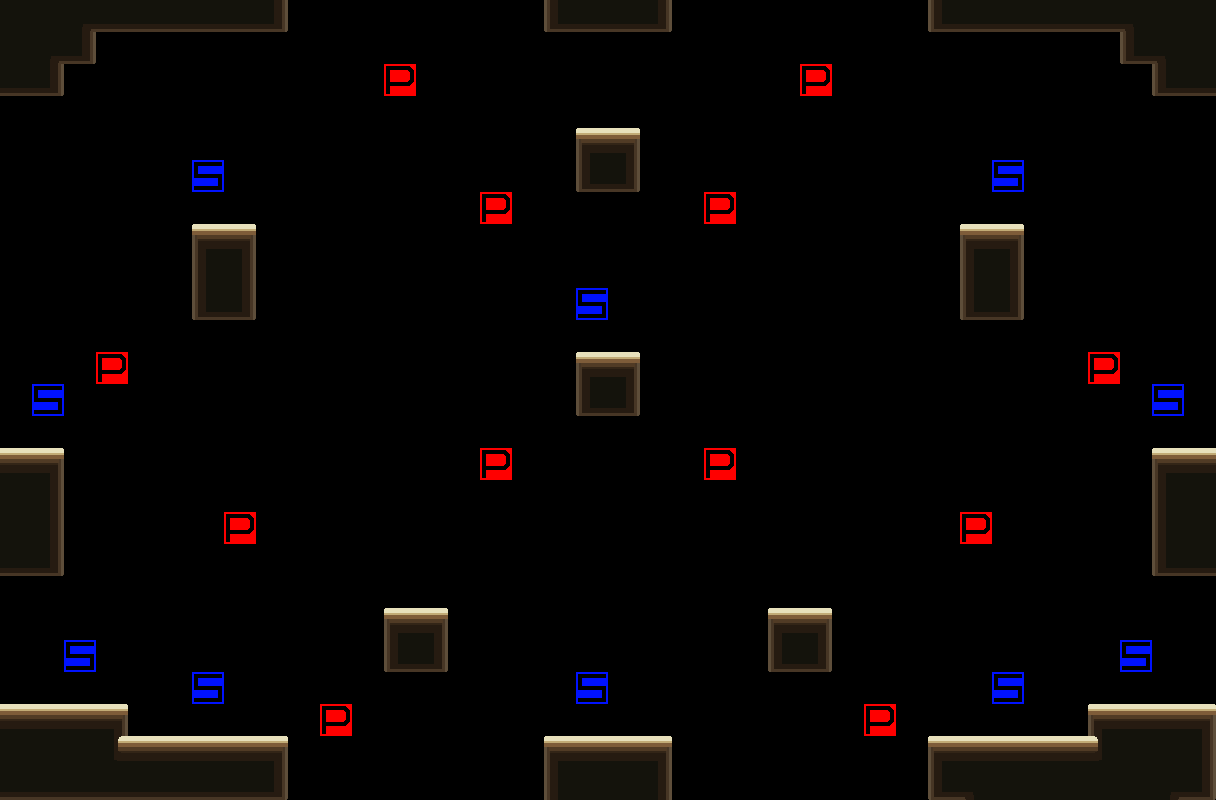

Tiled map render using the project's own tile images. Description and the map definition, with tile-layer contents summarised, below:
An orthogonal 38x25 tile map with 32x32 px tiles, 6 tile layers (background, decoration_back, level, decoration_front, ...), 2 tilesets.

<map version="1.0" orientation="orthogonal" width="38" height="25" tilewidth="32" tileheight="32">
 <tileset firstgid="1" name="TileSet" tilewidth="32" tileheight="32">
  <image source="tiles.png" width="512" height="512" />
  <terraintypes>
   <terrain name="Purple" tile="-1" />
  </terraintypes>
  <tile id="69" terrain=",,,0" />
  <tile id="70" terrain=",,0,0" />
  <tile id="71" terrain=",,0," />
  <tile id="72" terrain="0,0,0," />
  <tile id="73" terrain="0,0,," />
  <tile id="74" terrain="0,0,,0" />
  <tile id="85" terrain=",0,,0" />
  <tile id="86" terrain="0,0,0,0" />
  <tile id="87" terrain="0,,0," />
  <tile id="88" terrain="0,,0," />
  <tile id="90" terrain=",0,,0" />
  <tile id="101" terrain=",0,," />
  <tile id="102" terrain="0,0,," />
  <tile id="103" terrain="0,,," />
  <tile id="104" terrain="0,,0,0" />
  <tile id="105" terrain=",,0,0" />
  <tile id="106" terrain=",0,0,0" />
 </tileset>
 <tileset firstgid="257" name="control" tilewidth="32" tileheight="32">
  <image source="controls.png" width="256" height="256" />
 </tileset>
 <layer name="background" width="38" height="25">
  <data>[950 cells, 0 non-empty, 0 distinct tile ids]</data>
 </layer>
 <layer name="decoration_back" width="38" height="25">
  <data>[950 cells, 0 non-empty, 0 distinct tile ids]</data>
 </layer>
 <layer name="level" width="38" height="25">
  <data>[950 cells, 128 non-empty, 17 distinct tile ids]</data>
 </layer>
 <layer name="decoration_front" width="38" height="25">
  <data>[950 cells, 0 non-empty, 0 distinct tile ids]</data>
 </layer>
 <layer name="spawn" width="38" height="25">
  <data>[950 cells, 10 non-empty, 1 distinct tile ids]</data>
 </layer>
 <layer name="powerup" width="38" height="25">
  <data>[950 cells, 12 non-empty, 1 distinct tile ids]</data>
 </layer>
</map>